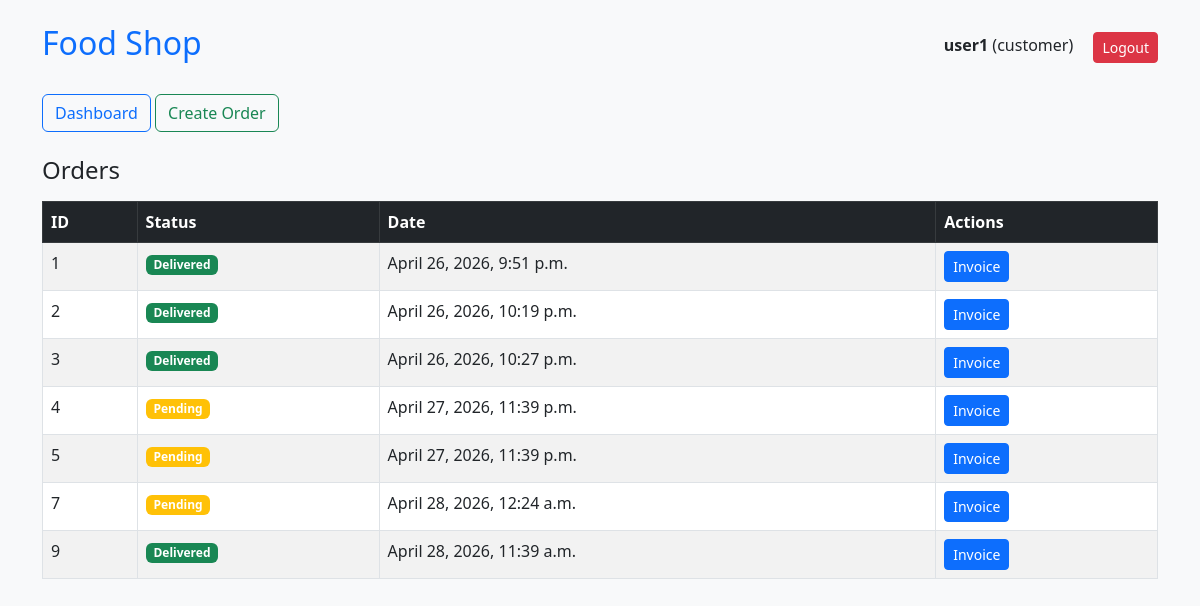
The page / (signed in) on the database its author committed.
### core/models.py (models this page shows)
class User(AbstractUser):
    ROLE_CHOICES = (
        ('customer', 'Customer'),
        ('staff', 'Staff'),
        ('manager', 'Manager'),
    )
    role = models.CharField(max_length=10, choices=ROLE_CHOICES)

class Order(models.Model):
    STATUS_CHOICES = [
        ('Pending', 'Pending'),
        ('Preparing', 'Preparing'),
        ('Ready', 'Ready'),
        ('Delivered', 'Delivered'),
    ]
    customer = models.ForeignKey(User, on_delete=models.CASCADE)
    status = models.CharField(max_length=20, choices=STATUS_CHOICES, default="Pending")
    created_at = models.DateTimeField(auto_now_add=True)

### core/views.py (the view)
# urls.py: path('', views.dashboard),
@login_required
def dashboard(request):
    if request.user.role == "customer":
        orders = Order.objects.filter(customer=request.user)
    else:
        orders = Order.objects.all()
    return render(request, 'dashboard.html', {'orders': orders})

### core/templates/dashboard.html
{% extends 'base.html' %}
{% block content %}
<h4 class="mb-3">Orders</h4>
<table class="table table-bordered table-striped">
    <thead class="table-dark">
        <tr>
            <th>ID</th>
            <th>Status</th>
            <th>Date</th>
            <th>Actions</th>
        </tr>
    </thead>
    <tbody>
    {% for o in orders %}
        <tr>
            <td>{{o.id}}</td>
            <td>
                {% if o.status == "Pending" %}
                    <span class="badge bg-warning">Pending</span>
                {% elif o.status == "Delivered" %}
                    <span class="badge bg-success">Delivered</span>
                {% else %}
                    <span class="badge bg-secondary">{{o.status}}</span>
                {% endif %}
            </td>
            <td>{{o.created_at}}</td>
            <td>
                <a href="/invoice/{{o.id}}/" class="btn btn-sm btn-primary">Invoice</a>
            </td>
        </tr>
    {% endfor %}
    </tbody>
</table>
{% endblock %}

### core/templates/base.html (shortened to what this page needs)
<!DOCTYPE html>
<html>
<head>
    <link href="https://cdn.jsdelivr.net/npm/bootstrap@5.3.0/dist/css/bootstrap.min.css" rel="stylesheet">
</head>
<body class="bg-light">
<div class="container mt-4">
    <div class="d-flex justify-content-between align-items-center mb-4">
        <h2 class="text-primary">Food Shop</h2>
        <div>
            <span class="me-3">
                <b>{{request.user.username}}</b> ({{request.user.role}})
            </span>
            <a href="/logout/" class="btn btn-danger btn-sm">Logout</a>
        </div>
    </div>
    <div class="mb-4">
        <a href="/" class="btn btn-outline-primary">Dashboard</a>
        {% if request.user.role == "customer" %}
            <a href="/order/" class="btn btn-outline-success">Create Order</a>
        {% endif %}
    </div>
    {% block content %}{% endblock %}
</div>
</body>
</html>

### rows shown on the page
User: user.username "user1", user.role "customer"
Order: id "1", status "Delivered", created_at "April 26, 2026, 9:51 p.m."
Order: id "2", status "Delivered", created_at "April 26, 2026, 10:19 p.m."
Order: id "3", status "Delivered", created_at "April 26, 2026, 10:27 p.m."
Order: id "4", status "Pending", created_at "April 27, 2026, 11:39 p.m."
Order: id "5", status "Pending", created_at "April 27, 2026, 11:39 p.m."
Order: id "7", status "Pending", created_at "April 28, 2026, 12:24 a.m."
Order: id "9", status "Delivered", created_at "April 28, 2026, 11:39 a.m."
